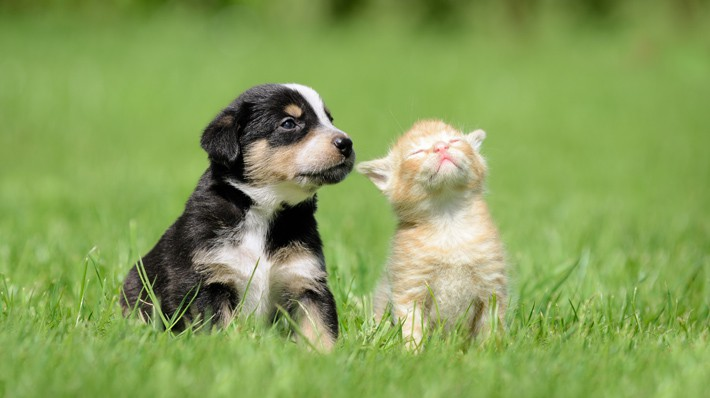
#> input picture python_ML/test.jpg, 710 x 398 px
$ jupyter execute --allow-errors practice_ssd.ipynb
#> lines starting #> are read from the running program, lines starting #| are printed output that depends on the picture; after the words box and inside, x2 and y2 are one past the last pixel; in counts of white or black regions, pixels touching at a corner belong together
[cell 1]
import numpy as np
import cv2
import matplotlib.pyplot as plt
from PIL import Image

[cell 2]
def cvtToPos(feat_map): # feat_map = [cx, cy, w, h]
    left_upper_x = feat_map[0] - int(feat_map[2]/2)
    left_upper_y = feat_map[1] - int(feat_map[3]/2)
    right_lower_x = feat_map[0] + int(feat_map[2]/2)
    right_lower_y = feat_map[1] + int(feat_map[3]/2)
    return np.array([left_upper_x, left_upper_y, right_lower_x, right_lower_y]).astype(np.int32)

def cvtEdge2Center(rect): # rect = [left_upper_x, left_upper_y, w, h]
    cx = rect[0] + int(rect[2]/2)
    cy = rect[1] + int(rect[3]/2)
    return np.array([cx, cy, rect[2], rect[3]]).astype(np.int32)

[cell 3]
# compute feature map positions
def generate_feature_maps(imgage_size=(300, 300), #(width, height)
                           div_width=5,
                           div_height=5):
    feat_maps = []

    im_w = imgage_size[1]
    im_h = imgage_size[0]

    feat_w = int(im_w / div_width)
    feat_h = int(im_h / div_height)

    feat_c_x = np.array([int(feat_w / 2) + 1 + n * feat_w for n in range(div_width)])
    feat_c_y = np.array([int(feat_h / 2)+ 1 + n * feat_h for n in range(div_height)])

    for j in range(div_height):
        for i in range(div_width):
            feat_maps.append(np.array([feat_c_x[i],
                                       feat_c_y[j],
                                       feat_w,
                                       feat_h]))

    return feat_maps #(cx, cy, w, h)

[cell 4]
def generate_scales(smin, smax, num_map):
    return smin + (smax - smin) / (num_map - 1) * np.array([k for k in range(num_map)])

[cell 5]
def generate_default_boxes(feat_maps, aspects, scales):
    num_map = len(feat_maps)
    num_asp = len(aspects)
    num_scale = len(scales)
    def_boxes = np.zeros([num_map, num_asp, num_scale, 4])
    for i, feat in enumerate(feat_maps):
        for j, ar in enumerate(aspects):
            for k, sk in enumerate(scales):
                w = int(feat[2] * sk * ar **0.5)
                h = int(feat[3] * sk * (1/ar) ** 0.5)
                def_boxes[i, j, k] = np.array([feat[0],
                                               feat[1],
                                               w,
                                               h])
    return def_boxes

[cell 6]
def normalize(target, ref): # ref might be default box
    cx = (target[0] - ref[0]) / ref[2]
    cy = (target[1] - ref[1]) / ref[3]
    w = np.log(target[2]/ref[2])
    h = np.log(target[3]/ref[3])
    return np.array([cx, cy, w,h])

def smoothL1(target, ref):
    diffs = target - ref
    for m in range(4):
        if np.abs(diffs[m]) > 1:
            diffs[m] = np.abs(diffs[m])  -  0.5
        else:
            diffs[m] = 0.5 *np.abs(diffs[m]) ** 2
    return diffs.sum()

[cell 7]
def box_area(box): #box = [cx, cy, w, h]
    return box[2] * box[3]

def intersection(tar_box, ref_box):# todo: when indexes are out of range
    pixels = 0
    ref_area = cvtToPos(ref_box) # pos = (xmin, ymin, xmax, ymax)
    tar_area = cvtToPos(tar_box)

    x_min_max = np.maximum(ref_area[0], tar_area[0])
    x_max_min = np.minimum(ref_area[2], tar_area[2])

    intersection_x = np.maximum(0, x_max_min - x_min_max)

    y_min_max = np.maximum(ref_area[1], tar_area[1])
    y_max_min = np.minimum(ref_area[3], tar_area[3])

    intersection_y = np.maximum(0, y_max_min - y_min_max)

    pixels = intersection_x * intersection_y

    return pixels

def IoU(tar_box, ref_box):
    return intersection(tar_box, ref_box)/(box_area(tar_box) + box_area(ref_box))

[cell 8]
image_path = 'test.jpg'
image = Image.open(image_path)
#> image is the input picture: PIL image 710x398 RGB; mean R, G, B 134.1, 159.5, 87.8
print(image.format, image.size, image.mode)
#| JPEG (710, 398) RGB

[cell 9]
im_original = cv2.imread(image_path)
im_original = cv2.cvtColor(im_original, cv2.COLOR_BGR2RGB)
plt.imshow(im_original)

[cell 10]
x = 100
y = 0
w = min(im_original .shape[0:2])
#> w = 398
h = min(im_original .shape[0:2])
#> h = 398
im = im_original[y:y+h, x:x+w]
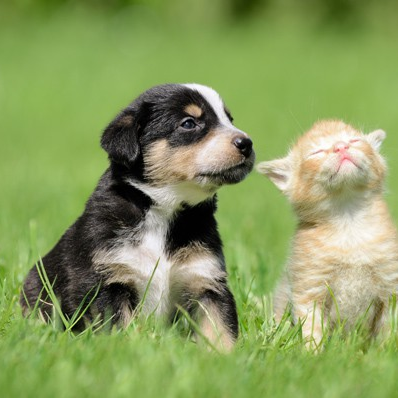
#> im: shape (398, 398, 3); mean R, G, B 135.7, 154.7, 93.7
im = cv2.resize(im,(300,300))
#> im: shape (300, 300, 3)
plt.imshow(im)

[cell 11]
num_feat = 3
feat_maps = generate_feature_maps(im.shape[0:2],
                           div_width=num_feat,
                           div_height=num_feat)
color = (0, 0, 255)
for b in feat_maps:
    rect = cvtToPos(b)
    cv2.rectangle(im, tuple(rect[0:2]), tuple(rect[2:4]), color, thickness=2)
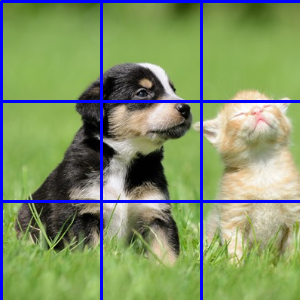
#> im: shape (300, 300, 3); mean R, G, B 128.1, 145.9, 103.5
plt.imshow(im)

[cell 12]
scales = generate_scales(0.2, 0.9, num_feat)
aspects = [1/2, 1, 2]
def_boxes = generate_default_boxes(feat_maps, aspects, scales)
color = (0, 255, 255)
for b in def_boxes.reshape([-1,4])[0:5]:
    rect = cvtToPos(b)
    cv2.rectangle(im, tuple(rect[0:2]), tuple(rect[2:4]), color, thickness=2)
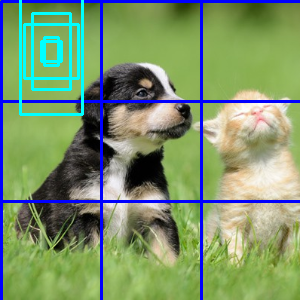
#> im: shape (300, 300, 3); 2.9% of pixels changed, all inside (x1, y1, x2, y2) = (19, 0, 84, 116)
plt.imshow(im)

[cell 13]
pred_box = np.array([[150, 100, 100, 100]])
gt_box = np.array([[250, 175, 120, 170],
                  [110,160,170,200]])

color = (255, 255, 255)
for b in gt_box:
    rect = cvtToPos(b)
    cv2.rectangle(im, tuple(rect[0:2]), tuple(rect[2:4]), color, thickness=2)
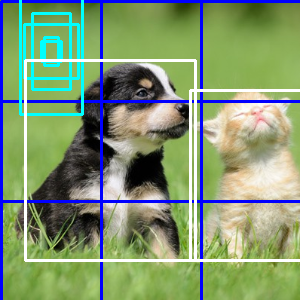
#> im: shape (300, 300, 3); 3.72% of pixels changed, all inside (x1, y1, x2, y2) = (24, 59, 300, 262)
color = (255, 0, 0)
for b in pred_box:
    rect = cvtToPos(b)
    cv2.rectangle(im, tuple(rect[0:2]), tuple(rect[2:4]), color, thickness=2)
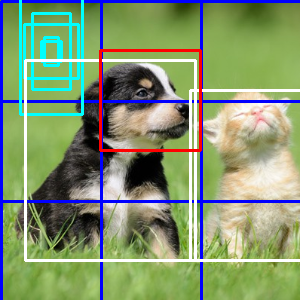
#> im: shape (300, 300, 3); 1.33% of pixels changed, all inside (x1, y1, x2, y2) = (99, 49, 202, 152)
plt.imshow(im)

[cell 14]
IoUs = []
for b in def_boxes.reshape([-1,4]):
    IoUs.append(IoU(gt_box[0], b))
IoUs = np.array(IoUs)

[cell 15]
norm_gt_box = []
norm_pred_box = []
i = 0
j = 0
d = def_boxes.reshape([-1,4])[i]

norm_gt_box.append(normalize(gt_box[j], d))
norm_pred_box.append(normalize(pred_box[0], d))

[cell 16]
loss = 0
#> (the rest of this cell did not finish here and is left out)

[cell 17]
loss

[cell 18]
color = (255, 255, 0)
for b in def_boxes.reshape([-1,4])[np.where(IoUs>0.1)[0]]:
    rect = cvtToPos(b)
    cv2.rectangle(im, tuple(rect[0:2]), tuple(rect[2:4]), color, thickness=2)
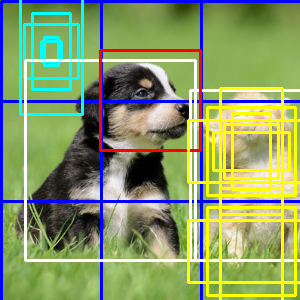
#> im: shape (300, 300, 3); 7.93% of pixels changed, all inside (x1, y1, x2, y2) = (187, 87, 300, 300)
plt.imshow(im)

$ run again, with python_ML/DSCN2112.JPG copied over python_ML/test.jpg
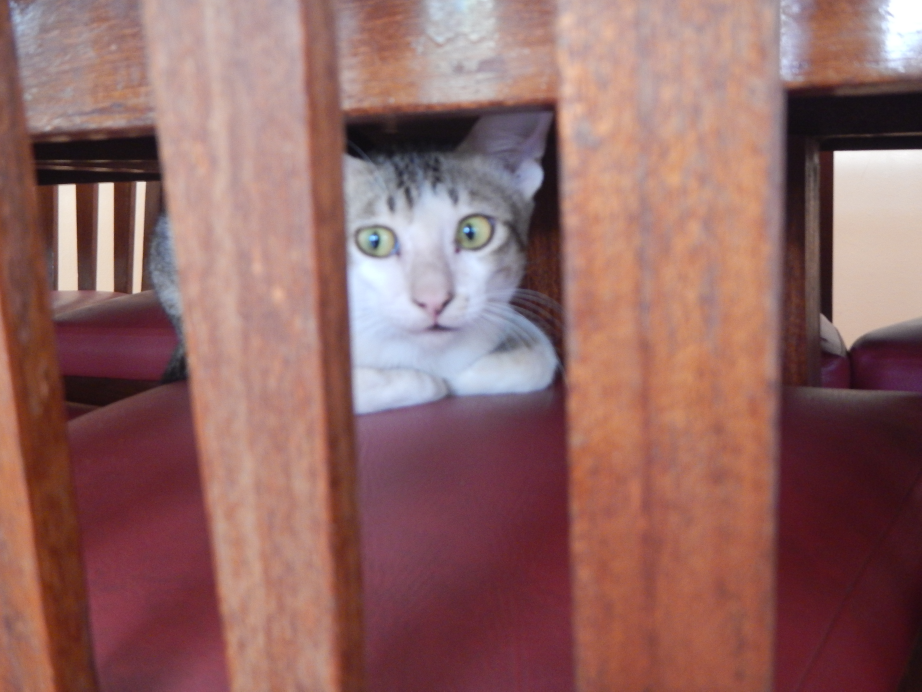
#> input picture python_ML/DSCN2112.JPG, 4608 x 3456 px (shown at 1/5 size)
#> image is the input picture: PIL image 4608x3456 RGB; mean R, G, B 145.6, 103.9, 101.2
#| JPEG (4608, 3456) RGB
#> after the loop `for b in pred_box:`:
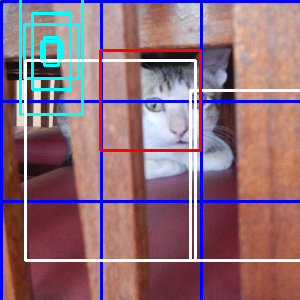
#> im: shape (300, 300, 3); mean R, G, B 144.1, 110.2, 121.5
#> after the loop `for b in def_boxes.reshape([-1,4])[np.where(IoUs>0.1)[0]]:`:
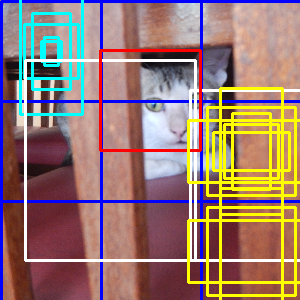
#> im: shape (300, 300, 3); 7.93% of pixels changed, all inside (x1, y1, x2, y2) = (187, 87, 300, 300)
